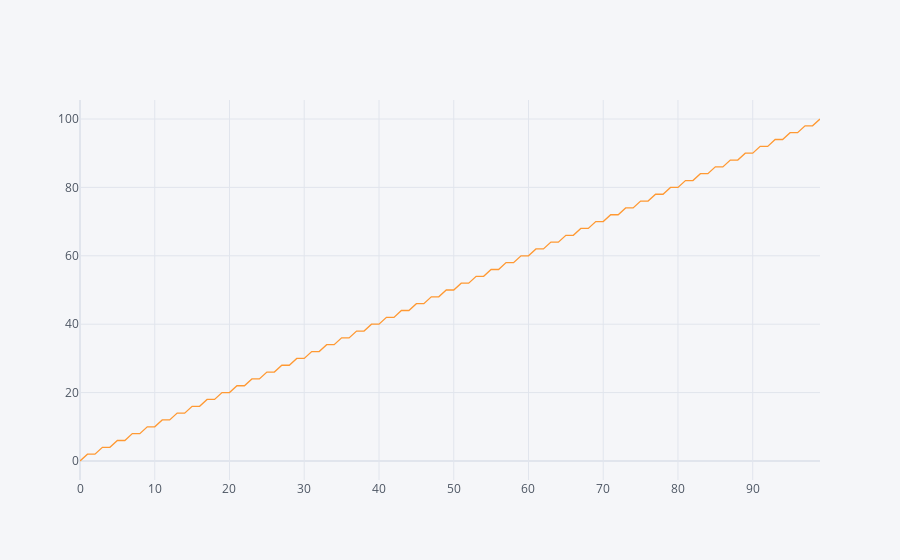

Here is the notebook cell this chart was saved with:
### Markdown cell above
### With Two Integers (n = 2)

### Code cell
import pandas as pd
import cufflinks as cf
cf.go_offline()

def how_many_ways_2(total):
    number_of_ways = 0
    for a in range(total+1):
        for b in range(total+1):
            if a + b  == total:
                if a != b:
                    number_of_ways += 1
    return number_of_ways

df2 = pd.DataFrame()
for k in range(100):
    ways = how_many_ways_2(k)
    df2 = df2.append({'k':k, 'ways':ways}, ignore_index=True)

df2.iplot(x='k')

### Figure 1 — Plotly figure (JSON) as saved in the notebook; plotly's stock layout.template omitted (floating-point values rounded to 4 significant figures)
{"data": [{"line": {"color": "rgba(255, 153, 51, 1.0)", "dash": "solid", "shape": "linear", "width": 1.3}, "mode": "lines", "name": "ways", "text": "", "type": "scatter", "x": [0, 1, 2, 3, 4, 5, 6, 7, 8, 9, 10, 11, 12, 13, 14, 15, 16, 17, 18, 19, 20, 21, 22, 23, 24, 25, 26, 27, 28, 29, 30, 31, 32, 33, 34, 35, 36, 37, 38, 39, 40, 41, 42, 43, 44, 45, 46, 47, 48, 49, 50, 51, 52, 53, 54, 55, 56, 57, 58, 59, 60, 61, 62, 63, 64, 65, 66, 67, 68, 69, 70, 71, 72, 73, 74, 75, 76, 77, 78, 79, 80, 81, 82, 83, 84, 85, 86, 87, 88, 89, 90, 91, 92, 93, 94, 95, 96, 97, 98, 99], "y": [0, 2, 2, 4, 4, 6, 6, 8, 8, 10, 10, 12, 12, 14, 14, 16, 16, 18, 18, 20, 20, 22, 22, 24, 24, 26, 26, 28, 28, 30, 30, 32, 32, 34, 34, 36, 36, 38, 38, 40, 40, 42, 42, 44, 44, 46, 46, 48, 48, 50, 50, 52, 52, 54, 54, 56, 56, 58, 58, 60, 60, 62, 62, 64, 64, 66, 66, 68, 68, 70, 70, 72, 72, 74, 74, 76, 76, 78, 78, 80, 80, 82, 82, 84, 84, 86, 86, 88, 88, 90, 90, 92, 92, 94, 94, 96, 96, 98, 98, 100]}], "layout": {"legend": {"bgcolor": "#F5F6F9", "font": {"color": "#4D5663"}}, "paper_bgcolor": "#F5F6F9", "plot_bgcolor": "#F5F6F9", "title": {"font": {"color": "#4D5663"}}, "xaxis": {"gridcolor": "#E1E5ED", "showgrid": true, "tickfont": {"color": "#4D5663"}, "title": {"font": {"color": "#4D5663"}, "text": ""}, "zerolinecolor": "#E1E5ED"}, "yaxis": {"gridcolor": "#E1E5ED", "showgrid": true, "tickfont": {"color": "#4D5663"}, "title": {"font": {"color": "#4D5663"}, "text": ""}, "zerolinecolor": "#E1E5ED"}}}
